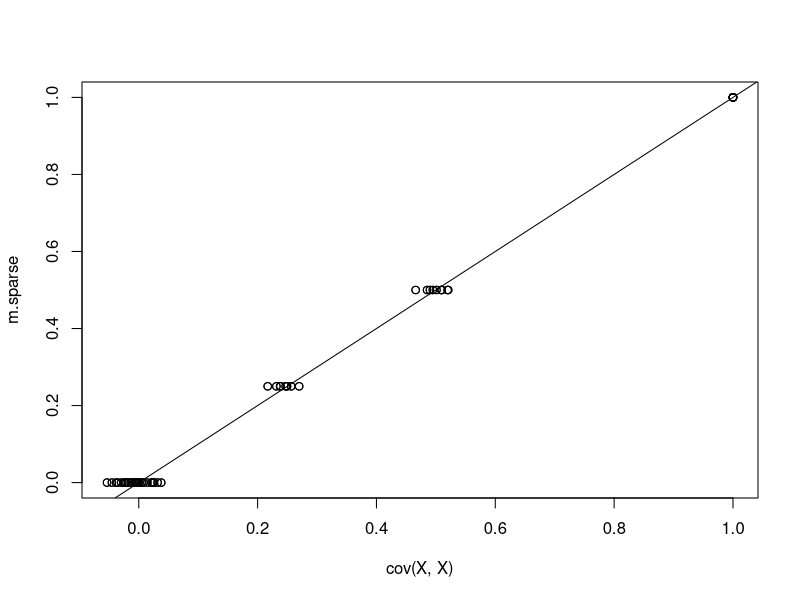
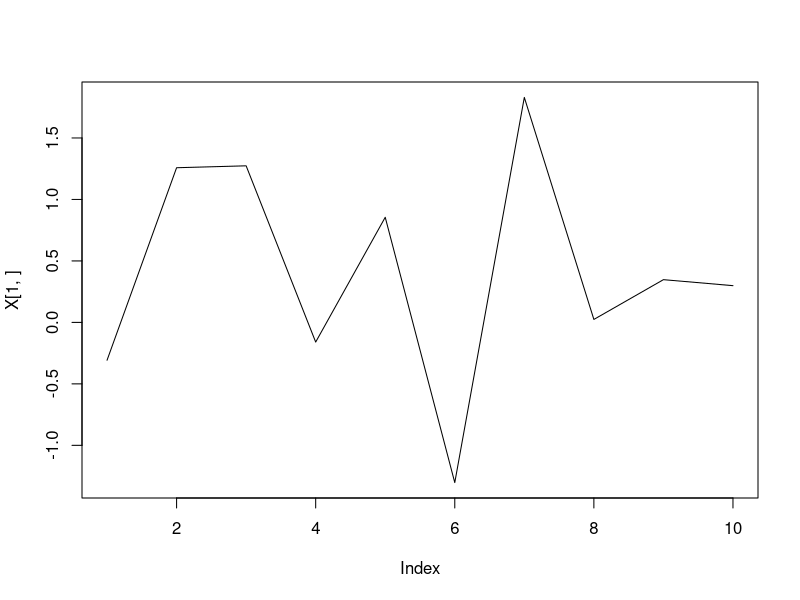

R code for these plots, in order:
# Demonstrate the time-saving use of sparse matrices and irlba.

library("Matrix")
library("irlba")
library("microbenchmark")

GetCov <- function(p, m, max.corr = .5, sparse = T) {
  # Generate a sparse covariance matrix with limited off-diagonal elements.
  # Args:
  #   p: dimensionality of the cov mat
  #   m: number non-zero elements in each direction off the diagonal
  #   max.corr: maximum correlation between variables
  #   sparse: whether to use sparse data structure (Matrix vs matrix)
  #
  # Returns:
  #   A matrix with nonzeros close to the diagonal and zeros everywhere else
  #   Each row will look like 
  #       0 0 0 0 0 .1 .2 ... .9 1 .9  ... .2 .1 0 0 0 0 0

  r <- seq(max.corr, 0, length.out=m + 1)
  r <- r[ -length(r)]
  if (sparse) {
    mat <- Matrix(0, nrow = p, ncol = p, sparse = T)
  } else {
    mat <- matrix(0, nrow = p,ncol = p)
  }
  
  for (i in 1:length(r)) {
    mat[seq(from = i+1, by = p+1, length.out = p-i )] <- r[i]
  }
  
  mat <- mat + t(mat)
  diag(mat) <- 1
  return(mat)
}

# Generate the data
p <- 10
m <- 2

# Get the covariance matrix, set number of non zero off diagonals at 40
# First, use sparse matrices and check the size
m.sparse <- GetCov(p, m, .5, T)
object.size(m.sparse)

# Now use dense matrices and check the size
m.dense <- GetCov(p, m, .5, F)
object.size(m.dense)

# Get the Cholesky decomposition of the cov mat so we can generate the data matrix X
microbenchmark(t(chol(m.dense)), unit="ms")
microbenchmark(t(chol(m.sparse)), unit="ms")
A.sparse <- t(chol(m.sparse))
              
# Generate X with desired covariance
n <- 1000
X <- as.matrix(t(A.sparse %*% matrix(rnorm(n*p), p, n)))
X <- scale(X, center=TRUE, scale=TRUE)
plot(cov(X, X), m.sparse); abline(0, 1)

# Plot one realization of X - we can see the correlation structure
plot(X[1,], type = 'l')

# Calculate the PCA
# Using the built-in method
microbenchmark(prcomp(X), times=1, unit="ms")
pcas <- prcomp(X, center=FALSE, scale=FALSE)

# Use the irlba library to calculate the first few PCs
microbenchmark(irlba(X, nu = 5, nv = 5), times=1, unit="ms")
pcas_few <- irlba(X, nu = 5, nv = 5)

foo <- svd(X, nu=5, nv=5)
bar <- eigen(cov(X, X))

bar$values
pcas$sdev^2
foo$d
pcas_few$d



# Let's try our own power method to get the top PC
niter <- 500
covmat <- t(X) %*% (X)
vec <- rnorm(p)
for (i in 1:niter) {
  vec = covmat %*% vec
  vec = vec / sqrt(sum(vec^2))
}
# See what the singular value is
head(sqrt((covmat %*% vec) / vec))
